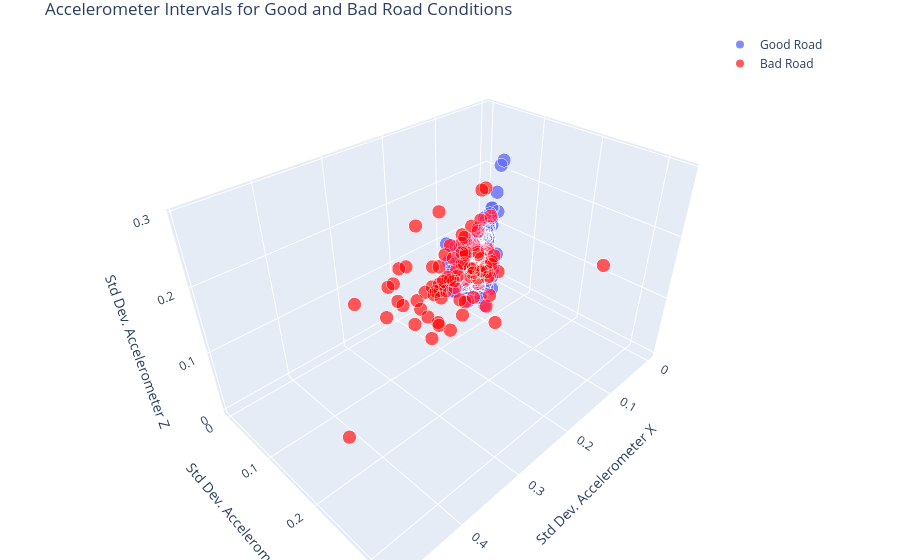

This figure's notebook cell:
### Markdown cell above
### Acceleration: Good Road vs. Bad Road

### Code cell
goodRoadPoints = go.Scatter3d(
    x=goodRoadDF['sdAccelX'],
    y=goodRoadDF['sdAccelY'],
    z=goodRoadDF['sdAccelZ'],
    name="Good Road",
    mode='markers',
    marker=dict(
        size=8,
        line=dict(
            color='rgba(217, 217, 217, 0.14)',
            width=0.5
        ),
        opacity=0.8
    )
)

badRoadPoints = go.Scatter3d(
    x=badRoadDF['sdAccelX'],
    y=badRoadDF['sdAccelY'],
    z=badRoadDF['sdAccelZ'],
    name="Bad Road",
    mode='markers',
    marker=dict(
        size=8,
        color='rgba(256,0,0,0.8)',
        line=dict(
            color='rgba(217, 217, 217, 0.14)',
            width=0.5
        ),
        opacity=0.8
    )
)

data = [goodRoadPoints, badRoadPoints]
layout = go.Layout(
    margin=dict(l=0, r=0, b=0, t=30),
    title="Accelerometer Intervals for Good and Bad Road Conditions",
    legend=dict(x=0.8, y=1),
    scene=go.Scene(
        xaxis=go.XAxis(title='Std Dev. Accelerometer X'),
        yaxis=go.YAxis(title='Std Dev. Accelerometer Y'),
        zaxis=go.ZAxis(title='Std Dev. Accelerometer Z')
    )
)
fig = go.Figure(data=data, layout=layout)
iplot(fig, filename='simple-3d-scatter')

### Figure 1 — Plotly figure (JSON) as saved in the notebook; plotly's stock layout.template omitted (floating-point values rounded to 4 significant figures; data arrays with more than 128 entries replaced by an {"elided": "..."} marker saying what was removed)
{"data": [{"marker": {"line": {"color": "rgba(217, 217, 217, 0.14)", "width": 0.5}, "opacity": 0.8, "size": 8}, "mode": "markers", "name": "Good Road", "type": "scatter3d", "x": {"elided": "373 float values"}, "y": {"elided": "373 float values"}, "z": {"elided": "373 float values"}}, {"marker": {"color": "rgba(256,0,0,0.8)", "line": {"color": "rgba(217, 217, 217, 0.14)", "width": 0.5}, "opacity": 0.8, "size": 8}, "mode": "markers", "name": "Bad Road", "type": "scatter3d", "x": [0.1295, 0.1325, 0.05115, 0.1212, 0.3054, 0.4523, 0.2944, 0.2644, 0.232, 0.1051, 0.1056, 0.06002, 0.04611, 0.06151, 0.1724, 0.2642, 0.2962, 0.317, 0.415, 0.107, 0.007686, 0.1537, 0.159, 0.3102, 0.1394, 0.1053, 0.3352, 0.1662, 0.1075, 0.178, 0.08105, 0.06734, 0.1389, 0.2153, 0.2265, 0.09901, 0.2681, 0.4168, 0.1032, 0.3102, 0.07207, 0.3545, 0.1832, 0.07585, 0.18, 0.2663, 0.2669, 0.2733, 0.1651, 0.1433, 0.3022, 0.1469, 0.2707, 0.1183, 0.2879, 0.2623, 0.2117, 0.1356, 0.0846, 0.22, 0.2047, 0.1611, 0.1592, 0.2044, 0.2401, 0.321, 0.2153, 0.1973, 0.1144, 0.1636, 0.214, 0.1813, 0.2135, 0.2059, 0.07496, 0.4881, 0.172, 0.07022, 0.1726, 0.2991, 0.06334, 0.3383, 0.07321, 0.3833, 0.09373, 0.1109], "y": [0.05685, 0.06955, 0.05512, 0.06693, 0.2939, 0.2955, 0.2629, 0.2346, 0.1733, 0.07565, 0.1104, 0.03545, 0.03165, 0.04545, 0.07055, 0.1289, 0.2767, 0.2896, 0.2612, 0.08771, 0.005831, 0.05062, 0.1383, 0.231, 0.09242, 0.08429, 0.2201, 0.06426, 0.073, 0.188, 0.04871, 0.02074, 0.04389, 0.179, 0.1424, 0.07065, 0.1681, 0.1981, 0.09508, 0.1689, 0.05962, 0.2468, 0.1842, 0.08068, 0.1076, 0.141, 0.1982, 0.21, 0.08602, 0.1452, 0.1375, 0.1243, 0.1689, 0.08983, 0.1899, 0.1002, 0.1609, 0.08085, 0.03248, 0.07443, 0.1928, 0.1138, 0.329, 0.08991, 0.1337, 0.1341, 0.1034, 0.1471, 0.03502, 0.07358, 0.1584, 0.09278, 0.06457, 0.1082, 0.048, 0.2691, 0.1025, 0.05757, 0.1711, 0.1896, 0.06738, 0.1727, 0.08062, 0.2319, 0.05942, 0.06248], "z": [0.1058, 0.08086, 0.05411, 0.1334, 0.2071, 0.2936, 0.253, 0.2436, 0.2362, 0.07613, 0.08668, 0.04665, 0.06522, 0.08252, 0.07336, 0.1169, 0.2688, 0.2755, 0.2941, 0.0734, 0.003893, 0.06671, 0.1322, 0.1641, 0.1321, 0.1542, 0.1909, 0.2023, 0.06952, 0.1645, 0.1395, 0.05241, 0.06137, 0.137, 0.157, 0.1228, 0.1133, 0.239, 0.2281, 0.1384, 0.2021, 0.1862, 0.1896, 0.05673, 0.112, 0.1516, 0.2125, 0.1781, 0.1559, 0.0873, 0.147, 0.1001, 0.1195, 0.09044, 0.2229, 0.1703, 0.1965, 0.1289, 0.06418, 0.2048, 0.1242, 0.1082, 0.2293, 0.1392, 0.1363, 0.1827, 0.1035, 0.104, 0.0484, 0.1343, 0.096, 0.08811, 0.07229, 0.09555, 0.05748, 0.1517, 0.09409, 0.1496, 0.1701, 0.1995, 0.09873, 0.19, 0.1667, 0.2828, 0.07262, 0.1377]}], "layout": {"legend": {"x": 0.8, "y": 1}, "margin": {"b": 0, "l": 0, "r": 0, "t": 30}, "scene": {"xaxis": {"title": {"text": "Std Dev. Accelerometer X"}}, "yaxis": {"title": {"text": "Std Dev. Accelerometer Y"}}, "zaxis": {"title": {"text": "Std Dev. Accelerometer Z"}}}, "title": {"text": "Accelerometer Intervals for Good and Bad Road Conditions"}}}
